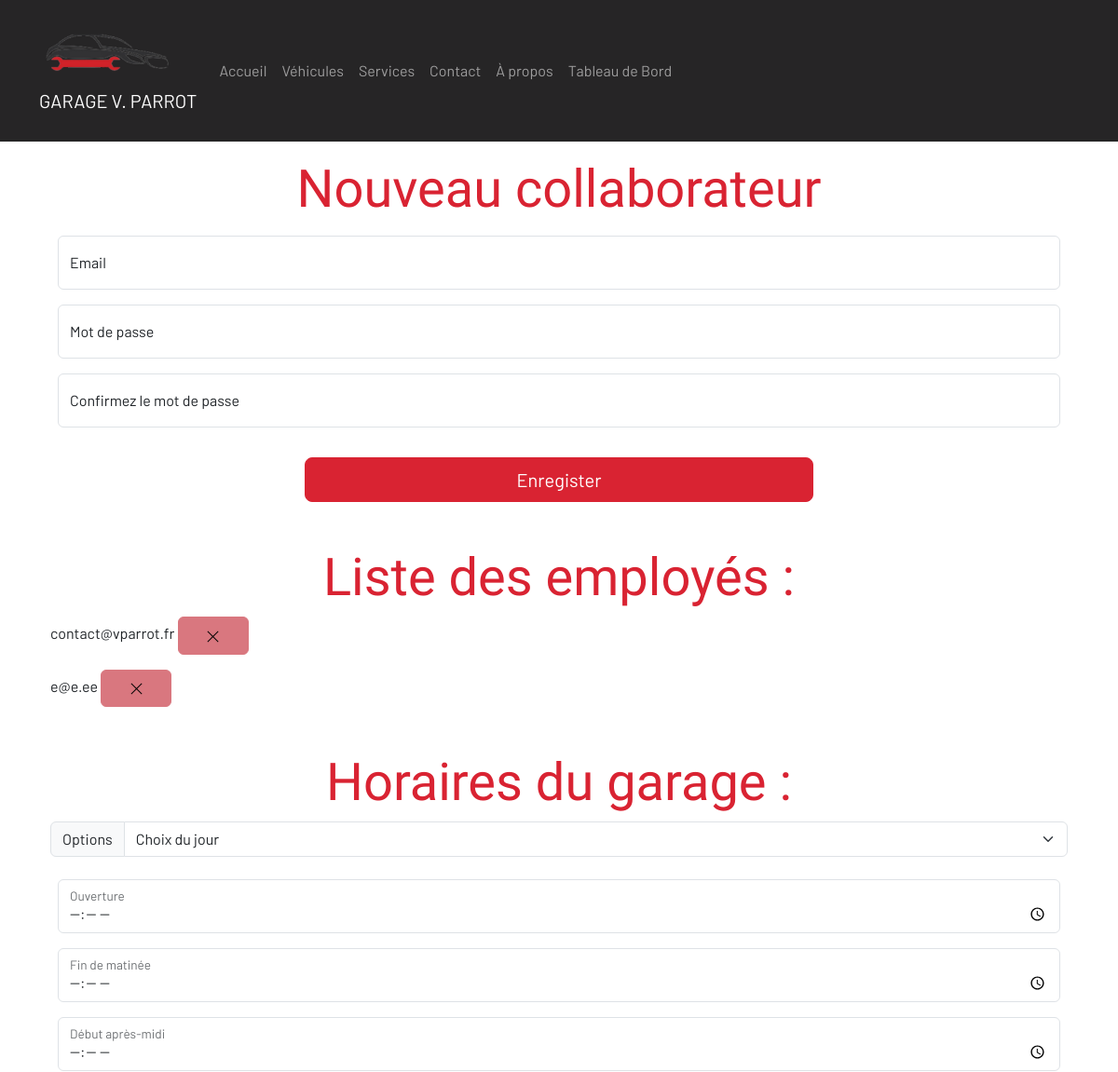
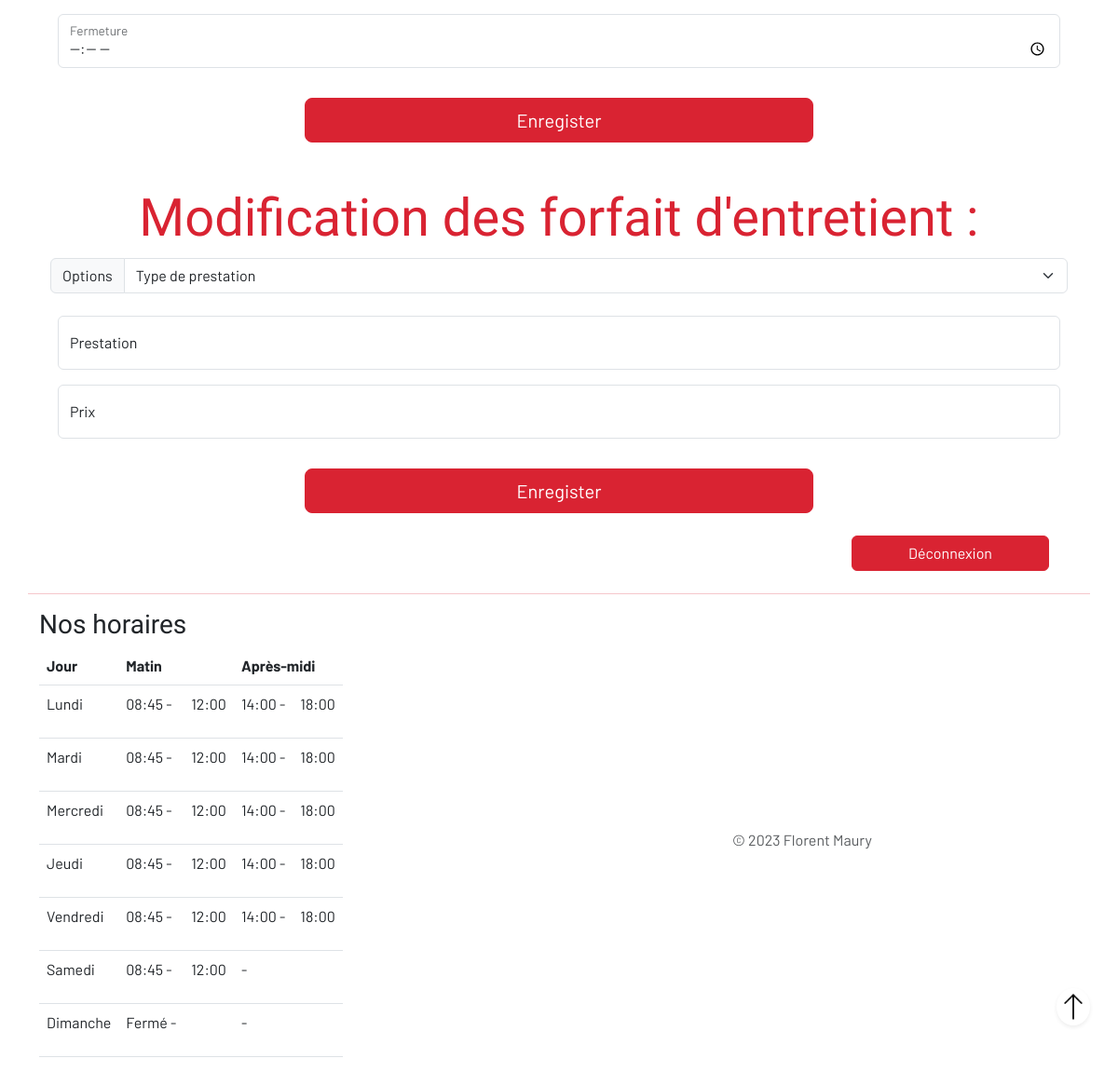
The app's page /index.php?page=dashboard (signed in) with its own data (2 pictures, top to bottom).
### tables this page shows
CREATE TABLE `user` (
  `id` int(11) NOT NULL,
  `email` text NOT NULL,
  `password` text NOT NULL,
  `secret` text NOT NULL,
  `creation_date` int(11) NOT NULL DEFAULT current_timestamp()
);

CREATE TABLE `schedule` (
  `id` int(11) NOT NULL,
  `day` text NOT NULL,
  `morning_start` text NOT NULL,
  `morning_end` text NOT NULL,
  `afternoon_start` text NOT NULL,
  `afternoon_end` text NOT NULL
);

### controller/controller.php (called while the page is built, shortened)
<?php
    function dashboard() {
        require('model/modelAddTestimonal.php');
        require('view/dashboardView.php');
    };
?>

### model/modelConnectionDB.php (called while the page is built, shortened)
<?php
    try {
        $bdd = new PDO('mysql:host=localhost;dbname=garage_parrot;charset=utf8', 'root', '');
    } catch(Exception $e) {
        die('Erreur : ' .$e->getMessage());
    };
    $users        = $bdd->query('SELECT * FROM user');
    $schedule     = $bdd->query('SELECT * FROM schedule');
?>

### view/base.php (the view, shortened to what this page needs)
<!DOCTYPE html>
<html lang="fr">
    <head>
        <link rel="stylesheet" href="//code.jquery.com/ui/1.12.1/themes/base/jquery-ui.css">
        <link rel="stylesheet" href="./design/defaut.css">
    </head>
    <body>
        <header>
            <nav class="navbar fixed-top navbar-dark bg-dark navbar-expand-md" id="menu">
                <div class="container">
                    <div class="navbar-brand">
                        <img src="./public/assets/logouni.png" alt="logo">
                        <p class="d-none d-md-block">GARAGE V. PARROT</p>
                    </div>
                <div class="collapse navbar-collapse" id="smallNav">
                    <ul class="navbar-nav">
                        <li class="nav-item">
                            <a href="index.php?page=home" class="nav-link">Accueil</a>
                        </li>
                        <li class="nav-item">
                            <a href="#cars" class="nav-link">Véhicules</a>
                            </li>
                        <li class="nav-item">
                            <a href="#services" class="nav-link">Services</a>
                            </li>
                        <li class="nav-item">
                            <a href="#contact" class="nav-link">Contact</a>
                            </li>
                        <li class="nav-item">
                            <a href="#about" class="nav-link">À propos</a>
                            </li>
                            <?php if(isset($_SESSION['connect'])) { ?>
                        <li class="nav-item">
                            <a href="index.php?page=dashboard" class="nav-link">Tableau de Bord</a>
                            </li>
                            <?php } ?>
                        </ul>
                </div>
            </nav>
        </header>
        <a
            class="rounded-circle d-flex justify-content-center shadow-sm"
            href="#"
            style="
                position: fixed;
                width: 3vw;
                height: 5vh;
                bottom: 50px;
                right: 30px;"
        >
        <img src="./public/assets/up.png" alt="Retour haut de page">
        </a>
        <main class="container" style="padding-top: 170px;">
            <?= $content ?>
        </main>
        <hr class="text-primary container">
        <footer class="container d-flex flex-column align-items-center justify-content-between flex-md-row">
            <div class="align-items-center">
                <h3>Nos horaires</h3>
                <div class="table-responsive">
                    <table class="table">
                        <thead>
                            <tr>
                                <th>Jour</th>
                                <th colspan="2">Matin</th>
                                <th colspan="2">Après-midi</th>
                            </tr>
                        </thead>
                        <tbody>
                            <tr>
                            <?php
                                require('./model/modelConnectionDB.php');
                                while($time = $schedule->fetch()) {
                            ?>
                            <td><p><?= $time['day'] ?></p></td>
                            <td><p><?= $time['morning_start'].' -' ?></p></td>
                            <td><p><?= $time['morning_end'] ?></p></td>
                            <td><p><?= $time['afternoon_start'].' -' ?></p></td>
                            <td><p><?= $time['afternoon_end'] ?></p></td>
                        </tbody>
                            <?php
                                }
                            ?>
                    </table>
                </div>
            </div>
            <div class="col-md-4 d-flex align-items-center">
                <span class="text-muted">© 2023 Florent Maury</span>
            </div>
        </footer>
    </body>
</html>

### index.php (shortened to what this page needs)
<?php
    require('./model/modelConnectionDB.php');
    require('./controller/controller.php');
    try{
        if(isset($_GET['page'])) {
            if($_GET['page'] == 'home') {
                home();
            }
            else if ($_GET['page'] == 'dashboard') {
                dashboard();
            }
        }
        else {
            home();
        };
    }
    catch(Exception $e) {
        $error = $e->getMessage();
        require('view/errorView.php');
    };
?>

### view/dashboardView.php (shortened to what this page needs)
<div class="container">
    <?php
    if($_SESSION['id'] == 0) {
    ?>
    <h2 class="display-4 text-primary text-center">Nouveau collaborateur</h2>
    <form class="d-flex flex-column" method="POST" action="index.php?page=dashboard">
        <p class="form-floating m-2">
            <input type="email" name="email" class="form-control" id="email" placeholder="dupont@email.com">
            <label for="email">Email</label>
        </p>
        <p class="form-floating m-2">
            <input type="password" name="password" class="form-control" id="password" placeholder="Mot de passe">
            <label for="password">Mot de passe</label>
        </p>
        <p class="form-floating m-2">
            <input type="password" name="passwordTwo" class="form-control" id="passwordTwo" placeholder="Confirmez votre mot de passe">
            <label for="passwordTwo">Confirmez le mot de passe</label>
        </p>
        <button class="w-50 btn btn-lg btn-primary mt-4 align-self-center" type="submit">Enregister</button>
    </form>
    <h2 class="mt-5 display-4 text-primary text-center">Liste des employés : </h2>
    <?php
    require('./model/modelConnectionDB.php');
    while($user = $users->fetch()) {
    ?>
        <p>
            <?= $user['email'] ?>
                <a
                    href='./model/modelDeleteUser.php?id=<?=$user["id"]?>'
                    type="button"
                    class="btn btn-info">
                    <img class="w-50" src="./public/assets/multiplier.png" alt="Image de suppression">
                </a>
        </p>
    <?php
    }
    ?>
    <h2 class="mt-5 display-4 text-primary text-center">Horaires du garage : </h2>
    <form class="d-flex flex-column" method="POST" action="index.php?page=dashboard">
        <div class="input-group mb-3">
            <label  class="input-group-text" for="inputGroupSelect01">Options</label>
            <select name="schedule" class="form-select" id="inputGroupSelect01">
                <option selected>Choix du jour</option>
            </select>
        </div>
        <p class="form-floating m-2">
            <input type="time" name="morningStart" class="form-control" id="morningStart" placeholder="Ouverture">
            <label for="morningStart">Ouverture</label>
        </p>
        <p class="form-floating m-2">
            <input type="time" name="morningEnd" class="form-control" id="morningEnd" placeholder="Fin de matinée">
            <label for="morningEnd">Fin de matinée</label>
        </p>
        <p class="form-floating m-2">
            <input type="time" name="afternoonStart" class="form-control" id="afternoonStart" placeholder="Début après-midi">
            <label for="afternoonStart">Début après-midi</label>
        </p>
        <p class="form-floating m-2">
            <input type="time" name="afternoonEnd" class="form-control" id="afternoonEnd" placeholder="Fermeture">
            <label for="afternoonEnd">Fermeture</label>
        </p>
        <button class="w-50 btn btn-lg btn-primary mt-4 align-self-center" type="submit">Enregister</button>
    </form>
    <h2 class="mt-5 display-4 text-primary text-center">Modification des forfait d'entretient : </h2>
    <form class="d-flex flex-column" method="POST" action="index.php?page=dashboard">
        <div class="input-group mb-3">
            <label  class="input-group-text" for="inputGroupSelect02">Options</label>
            <select name="service" class="form-select" id="inputGroupSelect02">
                <option selected>Type de prestation</option>
            </select>
        </div>
        <p class="form-floating m-2">
            <input type="text" name="included" class="form-control" id="included" placeholder="Prestation">
            <label for="included">Prestation</label>
        </p>
        <p class="form-floating m-2">
            <input type="number" name="price" class="form-control" id="price" placeholder="Prix">
            <label for="price">Prix</label>
        </p>
        <button class="w-50 btn btn-lg btn-primary mt-4 align-self-center" type="submit">Enregister</button>
    </form>
    <?php } ?>
    <div class="container my-4 d-flex justify-content-end">
        <button type="button" href="" class="btn btn-primary me-2">
            <a class="text-decoration-none text-white p-5" href="index.php?page=logout">Déconnexion</a>
        </button>
    </div>
</div>
<?php
    $content = ob_get_clean();
    require('base.php');
?>

### records on screen
user: email "contact@vparrot.fr"
user: email "e@e.ee"
schedule: day "Lundi", morning_start "08:45", morning_end "12:00", afternoon_start "14:00", afternoon_end "18:00"
schedule: day "Mardi", morning_start "08:45", morning_end "12:00", afternoon_start "14:00", afternoon_end "18:00"
schedule: day "Mercredi", morning_start "08:45", morning_end "12:00", afternoon_start "14:00", afternoon_end "18:00"
schedule: day "Jeudi", morning_start "08:45", morning_end "12:00", afternoon_start "14:00", afternoon_end "18:00"
schedule: day "Vendredi", morning_start "08:45", morning_end "12:00", afternoon_start "14:00", afternoon_end "18:00"
schedule: day "Samedi", morning_start "08:45", morning_end "12:00"
schedule: day "Dimanche", morning_start "Fermé"
